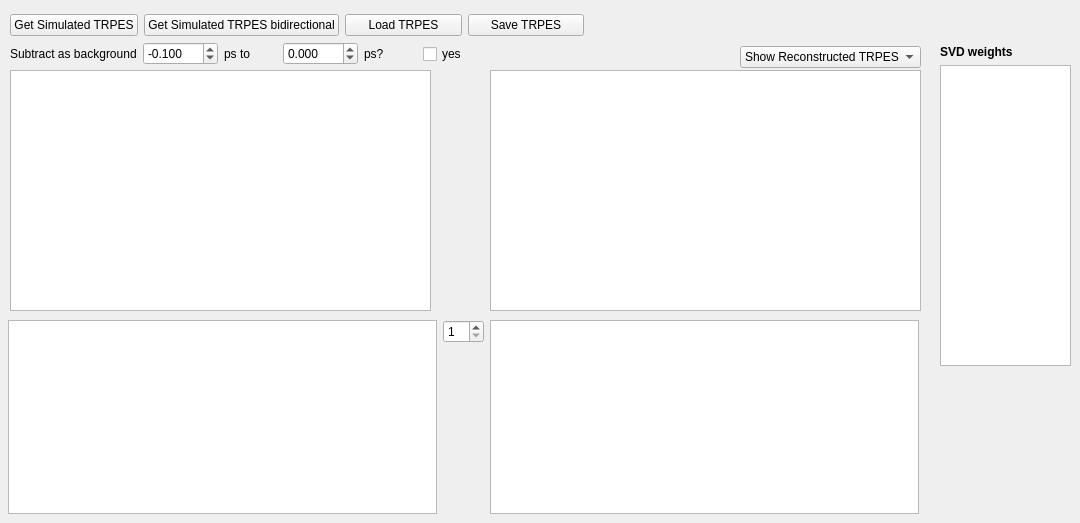
    <widget class="QWidget" name="tab_2">
     <attribute name="title">
      <string>SVD analysis</string>
     </attribute>
     <attribute name="toolTip">
      <string>SVD analysis of a TRPES. 
This is a purely mathematical procedure,
 no kinetic mechanism is assumed! 
Can be used to 'filter' out noise</string>
     </attribute>
     <widget class="QWidget" name="layoutWidget">
      <property name="geometry">
       <rect>
        <x>10</x>
        <y>10</y>
        <width>574</width>
        <height>30</height>
       </rect>
      </property>
      <layout class="QHBoxLayout" name="horizontalLayout">
       <item>
        <widget class="QPushButton" name="pushButton_get_simulated_TRPES">
         <property name="text">
          <string>Get Simulated TRPES</string>
         </property>
        </widget>
       </item>
       <item>
        <widget class="QPushButton" name="pushButton_get_simulated_TRPES_bidir">
         <property name="text">
          <string>Get Simulated TRPES bidirectional</string>
         </property>
        </widget>
       </item>
       <item>
        <widget class="QPushButton" name="pushButton_load_TRPES">
         <property name="text">
          <string>Load TRPES</string>
         </property>
        </widget>
       </item>
       <item>
        <widget class="QPushButton" name="pushButton_Save_TRPES">
         <property name="text">
          <string>Save TRPES</string>
         </property>
        </widget>
       </item>
      </layout>
     </widget>
     <widget class="GraphicsLayoutWidget" name="viewer_sim_trpes_SVD">
      <property name="geometry">
       <rect>
        <x>10</x>
        <y>70</y>
        <width>421</width>
        <height>241</height>
       </rect>
      </property>
      <property name="toolTip">
       <string>TRPES:
Scroll pour zoom, 
click on 'A' in the lower-left corner to get back
 Dragging the lines of the colobar on the right changes the z-scale
Right Mouse-click for more options (e.g. log-scale of the time-axis)</string>
      </property>
     </widget>
     <widget class="QComboBox" name="comboBox_SVD_show_residual">
      <property name="geometry">
       <rect>
        <x>740</x>
        <y>46</y>
        <width>181</width>
        <height>22</height>
       </rect>
      </property>
      <item>
       <property name="text">
        <string>Show Reconstructed TRPES</string>
       </property>
      </item>
      <item>
       <property name="text">
        <string>Show Residual</string>
       </property>
      </item>
     </widget>
     <widget class="QWidget" name="layoutWidget_38">
      <property name="geometry">
       <rect>
        <x>10</x>
        <y>40</y>
        <width>466</width>
        <height>28</height>
       </rect>
      </property>
      <layout class="QHBoxLayout" name="horizontalLayout_111">
       <item>
        <widget class="QLabel" name="label_84">
         <property name="text">
          <string>Subtract as background</string>
         </property>
        </widget>
       </item>
       <item>
        <widget class="QDoubleSpinBox" name="doubleSpinBox_global_bg_subtract_from_svd">
         <property name="decimals">
          <number>3</number>
         </property>
         <property name="minimum">
          <double>-500.000000000000000</double>
         </property>
         <property name="maximum">
          <double>500.000000000000000</double>
         </property>
         <property name="value">
          <double>-0.100000000000000</double>
         </property>
        </widget>
       </item>
       <item>
        <widget class="QLabel" name="label_118">
         <property name="text">
          <string>ps to</string>
         </property>
        </widget>
       </item>
       <item>
        <widget class="QDoubleSpinBox" name="doubleSpinBox_global_bg_subtract_to_svd">
         <property name="decimals">
          <number>3</number>
         </property>
         <property name="minimum">
          <double>-500.000000000000000</double>
         </property>
         <property name="maximum">
          <double>500.000000000000000</double>
         </property>
         <property name="value">
          <double>0.000000000000000</double>
         </property>
        </widget>
       </item>
       <item>
        <widget class="QLabel" name="label_119">
         <property name="text">
          <string>ps?</string>
         </property>
        </widget>
       </item>
       <item>
        <widget class="QCheckBox" name="checkBox_global_subtract_background_svd">
         <property name="text">
          <string>yes</string>
         </property>
        </widget>
       </item>
      </layout>
     </widget>
     <widget class="QWidget" name="layoutWidget">
      <property name="geometry">
       <rect>
        <x>8</x>
        <y>320</y>
        <width>911</width>
        <height>194</height>
       </rect>
      </property>
      <layout class="QHBoxLayout" name="horizontalLayout_97">
       <item>
        <widget class="PlotWidget" name="viewer_SVD_time"/>
       </item>
       <item>
        <layout class="QVBoxLayout" name="verticalLayout_20">
         <item>
          <widget class="QSpinBox" name="spinBox_SVD_which_component">
           <property name="minimum">
            <number>1</number>
           </property>
           <property name="value">
            <number>1</number>
           </property>
          </widget>
         </item>
         <item>
          <spacer name="verticalSpacer_3">
           <property name="orientation">
            <enum>Qt::Vertical</enum>
           </property>
           <property name="sizeHint" stdset="0">
            <size>
             <width>20</width>
             <height>158</height>
            </size>
           </property>
          </spacer>
         </item>
        </layout>
       </item>
       <item>
        <widget class="PlotWidget" name="viewer_SVD_energy"/>
       </item>
      </layout>
     </widget>
     <widget class="GraphicsLayoutWidget" name="viewer_sim_trpes_SVD_simulated">
      <property name="geometry">
       <rect>
        <x>490</x>
        <y>70</y>
        <width>431</width>
        <height>241</height>
       </rect>
      </property>
      <property name="toolTip">
       <string>Reconstructed TRPES:
 The factors displayed in the two button graphs are used for reconstruction
Scroll pour zoom, 
click on 'A' in the lower-left corner to get back
 Dragging the lines of the colobar on the right changes the z-scale
Right Mouse-click for more options (e.g. log-scale of the time-axis)</string>
      </property>
     </widget>
     <widget class="QWidget" name="layoutWidget">
      <property name="geometry">
       <rect>
        <x>940</x>
        <y>45</y>
        <width>131</width>
        <height>321</height>
       </rect>
      </property>
      <layout class="QVBoxLayout" name="verticalLayout_27">
       <item>
        <widget class="QLabel" name="label_24">
         <property name="font">
          <font>
           <weight>75</weight>
           <bold>true</bold>
          </font>
         </property>
         <property name="text">
          <string>SVD weights</string>
         </property>
        </widget>
       </item>
       <item>
        <widget class="QTextBrowser" name="textBrowser_SVD_overview">
         <property name="toolTip">
          <string>Weights of the different SVD parameters.
The autocorrelation value reflects whether parameter is 'real' signal(&gt;0.5), 
or most likely only noise(&lt;0.5).</string>
         </property>
         <property name="whatsThis">
          <string>Weights of the different SVD parameters.
The autocorrelation value reflects whether parameter is 'real' signal(&gt;0.5), 
or most likely only noise(&lt;0.5).</string>
         </property>
        </widget>
       </item>
      </layout>
     </widget>
    </widget>
